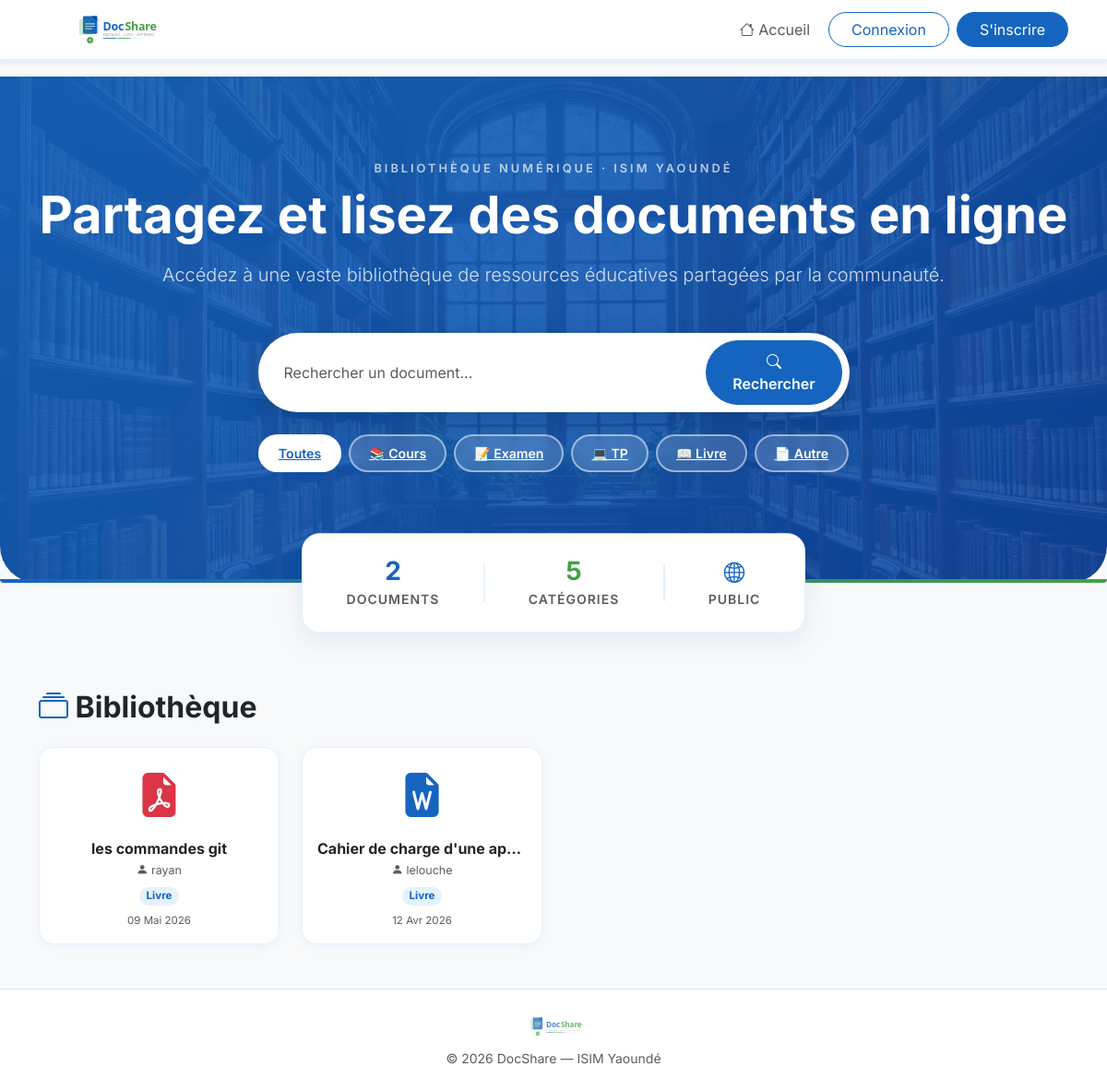
The page / on the database its author committed.
### core/models.py (models this page shows, shortened)
class Document(models.Model):
    titre = models.CharField(max_length=255)
    description = models.TextField(blank=True)
    fichier = models.FileField(upload_to='documents/')
    categorie = models.CharField(max_length=100)
    auteur = models.ForeignKey(User, on_delete=models.CASCADE)
    date_upload = models.DateTimeField(auto_now_add=True)

### core/views.py (the view)
# urls.py: path('', views.home, name='home'),
def home(request):
    documents = Document.objects.all().order_by('-date_upload')
    categorie_filtre = request.GET.get('categorie', '')
    if categorie_filtre:
        documents = documents.filter(categorie=categorie_filtre)
    search = request.GET.get('search', '')
    if search:
        documents = documents.filter(
            Q(titre__icontains=search) | Q(description__icontains=search)
        )
    paginator = Paginator(documents, 12)
    page_num = request.GET.get('page', 1)
    documents_page = paginator.get_page(page_num)
    return render(request, 'core/home.html', {
        'documents': documents_page,
        'categories': CATEGORIES,
        'categorie_filtre': categorie_filtre,
        'search': search,
    })

### core/templates/core/home.html (shortened to what this page needs)
{% extends 'core/base.html' %}
{% load static %}
{% block content %}
<header class="hero-section text-center fade-in">
    <div class="container">
        <p class="text-uppercase fw-semibold mb-2" style="letter-spacing:3px; color:rgba(255,255,255,0.7); font-size:0.8rem;">
            Bibliothèque numérique · ISIM Yaoundé
        </p>
        <h1 class="display-4 fw-bold mb-3">Partagez et lisez des documents en ligne</h1>
        <p class="lead mb-5" style="color:rgba(255,255,255,0.8);">Accédez à une vaste bibliothèque de ressources éducatives partagées par la communauté.</p>
        <div class="row justify-content-center">
            <div class="col-md-8 col-lg-7">
                <form method="get" action="{% url 'home' %}" class="search-box d-flex align-items-center mb-4" id="form-search">
                    <input type="text" name="search" class="form-control border-0"
                           placeholder="Rechercher un document..."
                           value="{{ search|default:'' }}" id="search-input">
                    <button type="submit" class="btn btn-primary fw-semibold ms-1">
                        <i class="bi bi-search"></i> Rechercher
                    </button>
                </form>
                <div class="d-flex flex-wrap justify-content-center gap-2" id="cat-filters">
                    <a href="{% url 'home' %}{% if search %}?search={{ search }}{% endif %}"
                       class="cat-filter-btn {% if not categorie_filtre %}active{% endif %}">
                        Toutes
                    </a>
                    <a href="?categorie=Cours{% if search %}&search={{ search }}{% endif %}"
                       class="cat-filter-btn {% if categorie_filtre == 'Cours' %}active{% endif %}">
                        📚 Cours
                    </a>
                    <a href="?categorie=Examen{% if search %}&search={{ search }}{% endif %}"
                       class="cat-filter-btn {% if categorie_filtre == 'Examen' %}active{% endif %}">
                        📝 Examen
                    </a>
                    <a href="?categorie=TP{% if search %}&search={{ search }}{% endif %}"
                       class="cat-filter-btn {% if categorie_filtre == 'TP' %}active{% endif %}">
                        💻 TP
                    </a>
                    <a href="?categorie=Livre{% if search %}&search={{ search }}{% endif %}"
                       class="cat-filter-btn {% if categorie_filtre == 'Livre' %}active{% endif %}">
                        📖 Livre
                    </a>
                    <a href="?categorie=Autre{% if search %}&search={{ search }}{% endif %}"
                       class="cat-filter-btn {% if categorie_filtre == 'Autre' %}active{% endif %}">
                        📄 Autre
                    </a>
                </div>
            </div>
        </div>
    </div>
</header>
<div class="container fade-in">
    <div class="row justify-content-center">
        <div class="col-md-8 col-lg-6">
            <div class="stats-card p-4 d-flex justify-content-around align-items-center text-center">
                <div>
                    <h3 class="fw-bold mb-0" style="color:#1565C0;">{{ documents.paginator.count|default:0 }}</h3>
                    <span class="text-muted small fw-semibold text-uppercase" style="letter-spacing:1px;">Documents</span>
                </div>
                <div class="stat-divider"></div>
                <div>
                    <h3 class="fw-bold mb-0" style="color:#43A047;">5</h3>
                    <span class="text-muted small fw-semibold text-uppercase" style="letter-spacing:1px;">Catégories</span>
                </div>
                <div class="stat-divider"></div>
                <div>
                    <h3 class="fw-bold mb-0" style="color:#1565C0;">
                        {% if categorie_filtre or search %}
                            <i class="bi bi-funnel-fill" style="font-size:1.4rem;"></i>
                        {% else %}
                            <i class="bi bi-globe2" style="font-size:1.4rem;"></i>
                        {% endif %}
                    </h3>
                    <span class="text-muted small fw-semibold text-uppercase" style="letter-spacing:1px;">
                        {% if categorie_filtre %}{{ categorie_filtre }}{% elif search %}Résultats{% else %}Public{% endif %}
                    </span>
                </div>
            </div>
        </div>
    </div>
    <main class="mt-5">
        <div class="d-flex justify-content-between align-items-center mb-4">
            <h2 class="fw-bold text-dark mb-0">
                <i class="bi bi-collection" style="color:#1565C0;"></i>
                {% if categorie_filtre %}{{ categorie_filtre }}{% elif search %}Résultats pour "{{ search }}"{% else %}Bibliothèque{% endif %}
            </h2>
        </div>
        <div class="row g-4">
            {% for doc in documents %}
            <div class="col-6 col-md-4 col-lg-3">
                <a href="{% url 'lire_document' doc.id %}" class="card doc-card p-3 text-center">
                    <div class="doc-icon">
                        {% if '.pdf' in doc.fichier.name|lower %}
                        <i class="bi bi-file-earmark-pdf-fill text-danger"></i>
                        {% elif '.doc' in doc.fichier.name|lower %}
                        <i class="bi bi-file-earmark-word-fill" style="color:#1565C0;"></i>
                        {% elif '.ppt' in doc.fichier.name|lower %}
                        <i class="bi bi-file-earmark-ppt-fill text-warning"></i>
                        {% else %}
                        <i class="bi bi-file-earmark-text-fill text-secondary"></i>
                        {% endif %}
                    </div>
                    <h6 class="card-title fw-bold text-truncate mb-1" title="{{ doc.titre }}">{{ doc.titre }}</h6>
                    <p class="text-muted mb-1" style="font-size:0.78rem;">
                        <i class="bi bi-person-fill"></i> {{ doc.auteur.username }}
                    </p>
                    <div>
                        <span class="badge rounded-pill" style="background:#E3F2FD; color:#1565C0; font-size:0.72rem;">{{ doc.categorie }}</span>
                    </div>
                    <p class="text-muted mt-2 mb-0" style="font-size:0.72rem;">{{ doc.date_upload|date:"d M Y" }}</p>
                </a>
            </div>
            {% endfor %}
        </div>
    </main>
</div>
{% endblock %}

### core/templates/core/base.html (shortened to what this page needs)
{% load static %}
<!DOCTYPE html>
<html lang="fr">
<head>
    <link href="https://cdn.jsdelivr.net/npm/bootstrap@5.3.2/dist/css/bootstrap.min.css" rel="stylesheet">
    <link rel="stylesheet" href="https://cdn.jsdelivr.net/npm/bootstrap-icons@1.11.1/font/bootstrap-icons.css">
    <link rel="stylesheet" href="{% static 'css/home.css' %}">
</head>
<body>
    <nav class="navbar navbar-expand-lg navbar-light bg-white shadow-sm sticky-top">
        <div class="container">
            <a class="navbar-brand p-0" href="{% url 'home' %}">
                <img src="{% static 'images/docshare_logo.svg' %}" alt="DocShare" height="50">
            </a>
            <div class="collapse navbar-collapse justify-content-end" id="navbarNav">
                <ul class="navbar-nav align-items-center gap-1">
                    <li class="nav-item">
                        <a class="nav-link" href="{% url 'home' %}"><i class="bi bi-house"></i> Accueil</a>
                    </li>
                    {% if user.is_authenticated %}
                    <li class="nav-item">
                        <a class="nav-link" href="{% url 'mes_documents' %}"><i class="bi bi-folder2"></i> Mes
                            Documents</a>
                    </li>
                    <li class="nav-item">
                        <a class="btn btn-primary rounded-pill px-4 ms-2" href="{% url 'uploader_document' %}">
                            <i class="bi bi-cloud-upload"></i> Uploader
                        </a>
                    </li>
                    <li class="nav-item dropdown ms-2">
                        <a class="nav-link dropdown-toggle d-flex align-items-center gap-2" href="#" id="userDropdown"
                            role="button" data-bs-toggle="dropdown" aria-expanded="false">
                            <span
                                class="bg-primary text-white rounded-circle d-flex align-items-center justify-content-center fw-bold"
                                style="width:36px;height:36px;font-size:0.9rem;">
                                {{ user.username|slice:":1"|upper }}
                            </span>
                            <span class="fw-semibold text-dark">{{ user.username }}</span>
                        </a>
                        <ul class="dropdown-menu dropdown-menu-end shadow border-0 rounded-3 mt-1">
                            <li>
                                <span class="dropdown-item-text text-muted small px-3 py-1">
                                    <i class="bi bi-person-circle text-primary"></i> Connecté en tant que <strong>{{
                                        user.username }}</strong>
                                </span>
                            </li>
                            <li>
                                <hr class="dropdown-divider my-1">
                            </li>
                            <li>
                                <a class="dropdown-item" href="{% url 'mes_documents' %}">
                                    <i class="bi bi-folder2-open"></i> Mes documents
                                </a>
                            </li>
                            <li>
                                <hr class="dropdown-divider my-1">
                            </li>
                            <li>
                                <form action="{% url 'logout' %}" method="post" class="d-inline">
                                    {% csrf_token %}
                                    <button type="submit" class="dropdown-item text-danger">
                                        <i class="bi bi-box-arrow-right"></i> Déconnexion
                                    </button>
                                </form>
                            </li>
                        </ul>
                    </li>
                    {% else %}
                    <li class="nav-item ms-2">
                        <a class="btn btn-outline-primary rounded-pill px-4" href="{% url 'login' %}">Connexion</a>
                    </li>
                    <li class="nav-item ms-1">
                        <a class="btn btn-primary rounded-pill px-4" href="{% url 'register' %}">S'inscrire</a>
                    </li>
                    {% endif %}
                </ul>
            </div>
        </div>
    </nav>
    {% block content %}{% endblock %}
    <footer class="bg-white text-center py-4 mt-5 border-top">
        <div class="container">
            <img src="{% static 'images/docshare_logo.svg' %}" alt="DocShare" height="32" class="mb-2 opacity-75">
            <p class="mb-0 text-muted small">© 2026 DocShare — ISIM Yaoundé</p>
        </div>
    </footer>
</body>
</html>

### static/css/home.css (style rules this page uses)
:root { --primary: #1565C0; --primary-dark: #0D47A1; --primary-light: #E3F2FD; --accent: #43A047; --accent-dark: #2E7D32; --accent-light: #E8F5E9; --text: #212529; --text-muted: #6c757d; --bg: #f8f9fa; --white: #ffffff; --border: #dee2e6; --radius: 10px; }
body { font-family: 'Segoe UI', Tahoma, Geneva, Verdana, sans-serif; background-color: var(--bg); color: var(--text); }
.navbar { border-bottom: 3px solid var(--primary-light); }
.navbar-brand img { height: 48px; width: auto; }
.btn-primary { background-color: var(--primary) !important; border-color: var(--primary) !important; }
.btn-outline-primary { color: var(--primary) !important; border-color: var(--primary) !important; }
a { color: var(--primary); }

### core/templates/core/base.html (style rules this page uses)
body { font-family: 'Inter', 'Segoe UI', sans-serif; background-color: #f8f9fa; }
.fade-in { opacity: 0; transform: translateY(20px); transition: opacity 0.6s ease-out, transform 0.6s ease-out; }
.fade-in.visible { opacity: 1; transform: translateY(0); }

### rows shown on the page
Document: titre "les commandes git", auteur.username "rayan", categorie "Livre", date_upload "09 Mai 2026"
Document: titre "Cahier de charge d'une ap…", auteur.username "lelouche", categorie "Livre", date_upload "12 Avr 2026"

### other values the page prints
{{ documents.paginator.count|default:0 }} "2"
